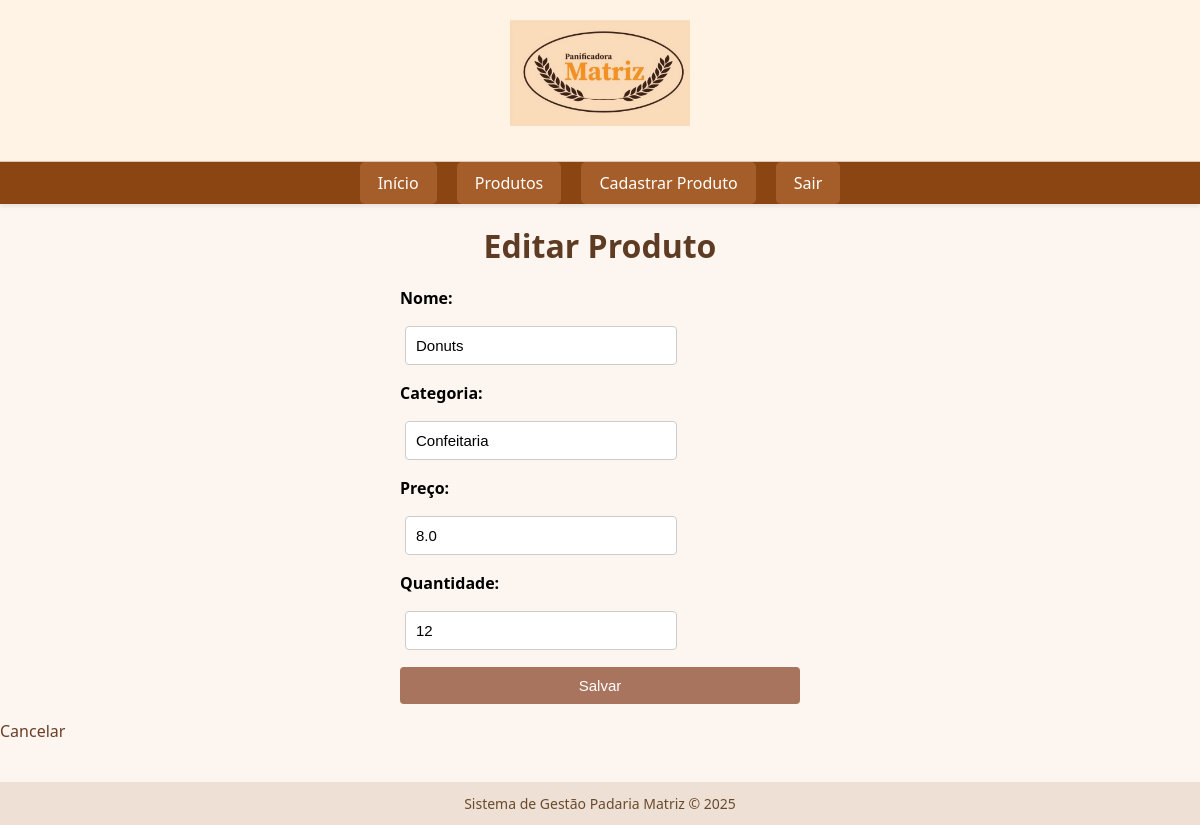
The app's page /editar/4 (signed in) with its own data.
### tables this page shows
CREATE TABLE produtos (
        id INTEGER PRIMARY KEY AUTOINCREMENT,
        nome TEXT NOT NULL,
        categoria TEXT,
        preco REAL,
        quantidade INTEGER
    );

### app.py (the view, shortened to what this page needs)
@app.route('/editar/<int:id>', methods=['GET', 'POST'])
def editar(id):
    if 'usuario' not in session:
        return redirect(url_for('login'))
    conn = conectar_bd()
    cursor = conn.cursor()
    cursor.execute("SELECT * FROM produtos WHERE id=?", (id,))
    produto = cursor.fetchone()
    conn.close()
    return render_template('editar.html', produto=produto)

### banco.py (called while the page is built)
def conectar_bd():
    conexao = sqlite3.connect('padaria.db')
    return conexao

### templates/editar.html (shortened to what this page needs)
{% extends 'base.html' %}
{% block content %}
<h1>Editar Produto</h1>
<form method="post" class="formulario">
    <label for="nome">Nome:</label>
    <input type="text" name="nome" value="{{ produto[1] }}" required>
    <label for="categoria">Categoria:</label>
    <input type="text" name="categoria" value="{{ produto[2] }}" required>
    <label for="preco">Preço:</label>
    <input type="number" step="0.01" name="preco" value="{{ produto[3] }}" required>
    <label for="quantidade">Quantidade:</label>
    <input type="number" name="quantidade" value="{{ produto[4] }}" required>
    <input type="submit" value="Salvar">
</form>
<p><a class="btn" href="{{ url_for('produtos') }}">Cancelar</a></p>
{% endblock %}

### static/style.css (style rules this page uses)
body { font-family: 'Segoe UI', Tahoma, Geneva, Verdana, sans-serif; background-color: #fdf6f0; margin: 0; padding: 0; }
h1 { color: #5e3c24; text-align: center; margin: 20px 0; }
form { text-align: center; margin: 30px auto; }
input[type="text"], input[type="password"], input[type="number"], select { padding: 10px; border-radius: 4px; border: 1px solid #ccc; margin: 5px; width: 250px; font-size: 15px; }
input[type="submit"] { background-color: #a9745d; color: white; padding: 10px 18px; border: none; border-radius: 4px; cursor: pointer; font-size: 15px; }
a { color: #6b3e26; text-decoration: none; }
.formulario { max-width: 400px; margin: 0 auto; display: flex; flex-direction: column; gap: 12px; }
.formulario label { font-weight: bold; text-align: left; }

### records on screen
produtos: nome "Donuts", categoria "Confeitaria", preco "8.0", quantidade "12"
